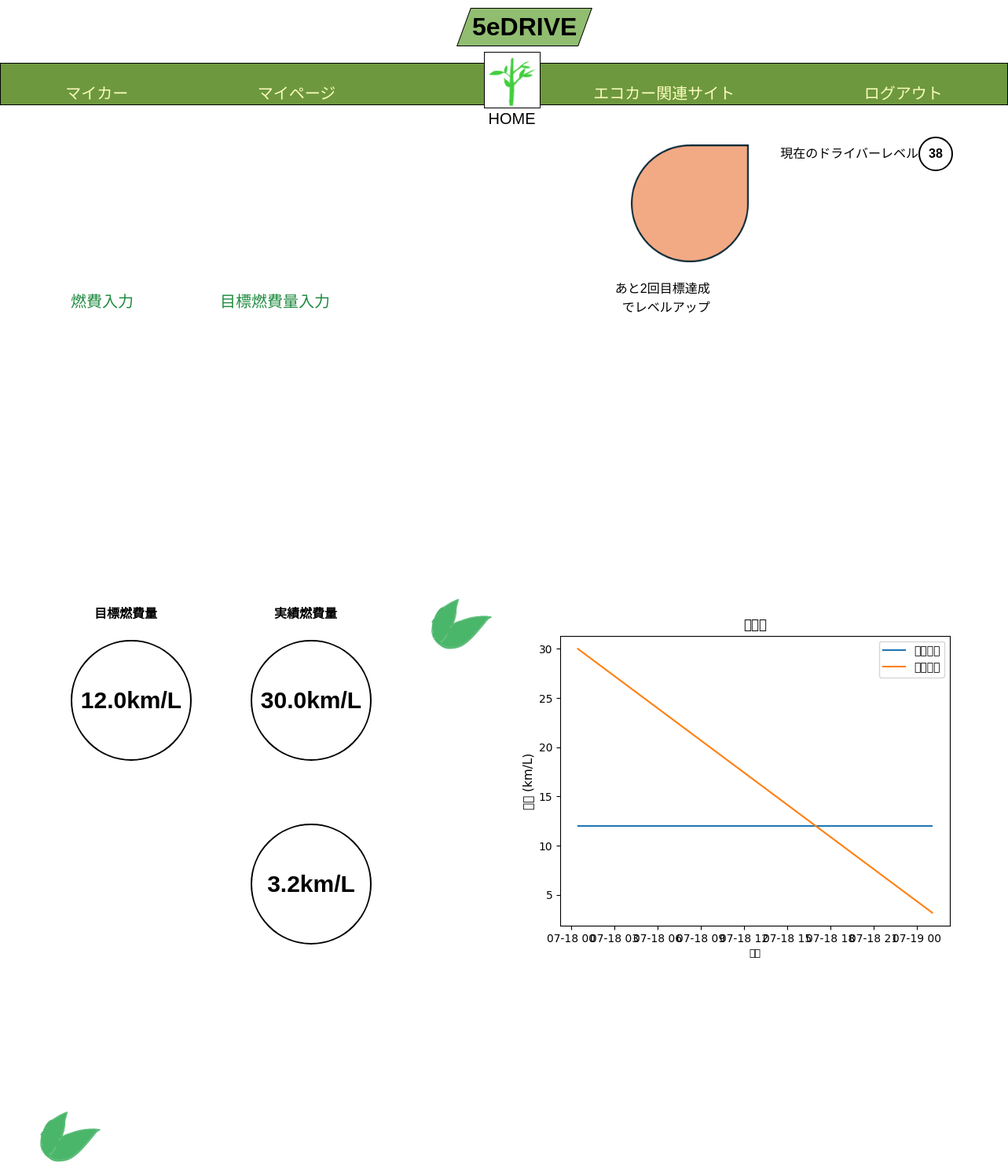
/Edrive/home/ (signed in), run on the app's committed database.
### Edrive/models.py (models this page shows, shortened)
class BaseModel(models.Model):
    created_at = models.DateTimeField(auto_now_add=True)
    updated_at = models.DateTimeField(auto_now=True)
    class Meta:
        abstract = True

class User(AbstractBaseUser, PermissionsMixin, BaseModel):
    name = models.CharField(max_length=1000, default='default_name')
    user_name = models.CharField(max_length=50)
    password = models.CharField(max_length=200)
    licence_expiry_on = models.DateField(null=True)
    driver_level = models.IntegerField(default=1)
    target_achievement_count = models.IntegerField(default=0)
    email = models.EmailField(max_length=255, unique=True)
    is_active = models.BooleanField(default=True)
    is_staff = models.BooleanField(default=False)
    groups = models.ManyToManyField(
        'auth.Group',
        related_name='edrive_user_set',  # 追加
        blank=True,
        help_text='The groups this user belongs to.',
        verbose_name='groups'
    )
    user_permissions = models.ManyToManyField(
        'auth.Permission',
        related_name='edrive_user_set',  # 追加
        blank=True,
        help_text='Specific permissions for this user.',
        verbose_name='user permissions'
    )
    USERNAME_FIELD = 'email'
    REQUIRED_FIELDS = ['user_name']
    objects = UserManager()

class MyCar(BaseModel):
    name = models.CharField(max_length=1000, default='default_name')
    user = models.ForeignKey(User, related_name='mycars', on_delete=models.CASCADE)
    car_model = models.ForeignKey(CarModel, on_delete=models.CASCADE,null=True)
    purchase_on = models.DateField(null=True)
    next_oil_change_on = models.DateField(null=True)
    next_inspection_on = models.DateField(null=True)
    target_fuel_efficiency = models.FloatField(null=True, blank=True)
    class Meta:
        db_table = 'my_cars'

class FuelRecord(BaseModel):
    my_car = models.ForeignKey(MyCar, on_delete=models.CASCADE, default=1)
    distance = models.FloatField(verbose_name="走行距離 (km)")
    fuel_amount = models.FloatField(verbose_name="給油量 (L)")
    fuel_efficiency = models.FloatField(verbose_name="燃費 (km/L)", blank=True, null=True, editable=False)
    class Meta:
        db_table = 'fuel_records'

### Edrive/views.py (the view)
# urls.py: path('home/',HomeView.as_view(), name = 'home'),
class HomeView(LoginRequiredMixin,View):
    template_name = 'home.html'
    def get(self, request, *args, **kwargs):
        user = request.user
        try:
            user_instance = Users.objects.get(email=user.email)
        except Users.DoesNotExist:
            user_instance = None
        if user_instance is None:
            return render(request, self.template_name)
        my_cars = MyCar.objects.filter(user=user_instance)if MyCar.objects.filter(user=user_instance).exists() else []
        fuel_records = FuelRecord.objects.filter(my_car__user=user_instance, fuel_efficiency__isnull=False).order_by('created_at') if FuelRecord.objects.filter(my_car__user=user_instance).exists() else []
        target_efficiency_data = []
        achieved_efficiency_data = []
        dates = []
        target_achievement_count = user_instance.target_achievement_count
        for record in fuel_records:
            if record.fuel_efficiency is not None and record.my_car.target_fuel_efficiency is not None:
              if record.fuel_efficiency >= record.my_car.target_fuel_efficiency:
                target_achievement_count += 1
        if target_achievement_count >= 5:
          user_instance.driver_level += 1
          user_instance.target_achievement_count = target_achievement_count - 5  # レベルアップした分を引く
        else:
             user_instance.target_achievement_count = target_achievement_count
        user_instance.save()
        for record in fuel_records:
            target_efficiency_data.append(record.my_car.target_fuel_efficiency)
            achieved_efficiency_data.append(record.fuel_efficiency)
            dates.append(record.created_at)
        car_group = {
            'AQUA': 'コンパクトカー', 'ROOMY': 'コンパクトカー', 'NOTE': 'コンパクトカー',
            'ALPHARD': 'ミニバン', 'FREED': 'ミニバン', 'SERENA': 'ミニバン',
            'RAIZE': 'SUV', 'VEZEL': 'SUV', 'X-TRAIL': 'SUV', 'Rocky': 'SUV',
            'N-BOX': '軽自動車', 'CANBUS': '軽自動車', 'Tanto': '軽自動車', 'DAYZ': '軽自動車'
        }
        hybrid_efficiency_data = {
            'AQUA': 27.5,
            'ALPHARD': 16.68,
            'RAIZE': 25.16,
            'FREED': 18.9,
            'VEZEL': 20.65,
            'Rocky': 27.0,
            'NOTE': 23.7,
            'SERENA': 17.3,
            'DAYZ': 16.76,
            'X-TRAIL': 15.18,
        }
        gasoline_efficiency_data = {
            'AQUA': 26.8,
            'ROOMY': 26.8,
            'ALPHARD': 17.4,
            'RAIZE': 27.0,
            'N-BOX': 27.8,
            'FREED': 24.5,
            'VEZEL': 24.8,
            'CANBUS': 27.9,
            'Tanto': 27.7,
            'Rocky': 27.0,
            'NOTE': 25.9,
            'SERENA': 21.1,
            'DAYZ': 28.1,
            'X-TRAIL': 21.5,
        }
        car_models = CarModel.objects.all()
        average_fuel_efficiency = {car_model.car_model_name: car_model.average_fuel_efficiency for car_model in car_models}
        font_family = 'IPAexGothic'
        plt.switch_backend('Agg')  # バックエンドを変更
        fig, ax = plt.subplots()
        ax.plot( dates,target_efficiency_data, label='目標燃費')
        ax.plot(dates, achieved_efficiency_data, label='実績燃費')
        registered_cars = MyCar.objects.filter(user=request.user)
        registered_groups = set(registered_cars.values_list('car_model__car_group', flat=True))
        for model, efficiency in hybrid_efficiency_data.items():
            car_model_group = car_group.get(model)
        if car_model_group and car_model_group in registered_groups:
            ax.axhline(y=efficiency, color='green', linestyle='--', label=f'ハイブリッド {model} 平均燃費')
        for model, efficiency in gasoline_efficiency_data.items():
           car_model_group = car_group.get(model)
        if car_model_group and car_model_group in registered_groups:
           ax.axhline(y=efficiency, color='blue', linestyle='--', label=f'ガソリン {model} 平均燃費')
        ax.set_xlabel('日付', family=font_family, fontsize=9)
        ax.set_ylabel('燃費 (km/L)', family=font_family, fontsize=11)
        ax.set_title('燃費量',family=font_family)
        ax.legend(prop={'family': font_family})
        buf = io.BytesIO()
        plt.savefig(buf, format='png')
        buf.seek(0)
        graph_url = base64.b64encode(buf.getvalue()).decode('utf-8')
        buf.close()
        context = {
            'user': user_instance,
            'my_cars': my_cars,
            'fuel_records': fuel_records,
            'target_achievement_count': target_achievement_count,
            'target_efficiency_data': target_efficiency_data,
            'achieved_efficiency_data': achieved_efficiency_data,
            'hybrid_efficiency_data': hybrid_efficiency_data,
            'gasoline_efficiency_data': gasoline_efficiency_data,
            'graph_url': graph_url,
        }
        return render(request, self.template_name, context)

### templates/home.html (shortened to what this page needs)
{% load static %}
<!DOCTYPE html>
<html lang="ja">
   <head>
      <link rel="stylesheet" href="{% static 'css/style.css' %}">
   </head>
   <body>
       <div class="parallelogram">
        <h1>5eDRIVE</h1>
        </div>
        <header class="header-container">
      <nav class="navbar navbar-expand-lg navbar-light bg-light">
        <a class="navbar-brand" href="{% url 'Edrive:my_car' user.pk %}">マイカー</a>
        <a class="navbar-brand" href="{% url 'Edrive:mypage' user.pk %}">マイページ</a>
        <div class="logo">
        <a href="{% url 'Edrive:home' %}" class="home-link">
             <img src = "{% get_media_prefix %}shinryoku.png"  alt = "ホーム">
             <p>HOME</p>
        </a>
        </div>
        <a class="navbar-brand" href="{% url 'Edrive:eco_car_site' %}">エコカー関連サイト</a>
        <a class="navbar-brand" href="{% url 'Edrive:logout' %}">ログアウト</a>
      </nav>
      </header>
    <div class="achievement-info">
    <div class="shape"><img src = "{% get_media_prefix %}driver.png"  alt = "しずく">
    <p class="achievement-text">あと{{ target_achievement_count }}回目標達成<br>でレベルアップ</p>
    </div>
    <p>現在のドライバーレベル<span class="current-level">{{ user.driver_level }}</span></p>
    </div>
    <div class="nav-links">
    <a class="navbar-brand" href="{% url 'Edrive:records' user.pk %}">燃費入力</a>
    <a class="navbar-brand" href="{% url 'Edrive:target_fuelefficiency' user.pk %}">目標燃費量入力</a>
    </div>
    <div class="achievement-container">
        <div class="target-achievement">
            <h4>目標燃費量</h4>
    {% for my_car in my_cars %}
       {% if my_car.target_fuel_efficiency %}
         <div class="value">{{ my_car.target_fuel_efficiency }}km/L</div>
         {% endif %}
    {% endfor %}
    </div>
        <div class="actual-achievement">
            <h4>実績燃費量</h4>
    {% for record in fuel_records %}
         {% if record.fuel_efficiency %}
          <div class="value">{{ record.fuel_efficiency|floatformat:1 }}km/L</div>
          {% endif %}
    {% endfor %}
   </div>
   <div class="you">
   <img src = "{% get_media_prefix %}you.png"  alt = "葉">
   </div>
   <div class="graph-container">
      <img alt="Fuel Efficiency Graph">
    </div>
   </div>
   <div class="you">
   <img src = "{% get_media_prefix %}you.png"  alt = "葉">
   </div>
</body>
</html>

### static/css/style.css (style rules this page uses)
body { font-family: Arial, sans-serif; margin: 0; padding: 0; }
.header-container { text-align: center; background-color: #6e983e; padding: 1px 0; margin-top: 80px; position: relative; border:1px solid black; height:auto; }
.header-container a.navbar-brand { color: #fafdbd; text-decoration: none; font-weight: 400; padding: 0.5px; justify-content: space-around; }
.logo img { width:70px; height: 70px; border: 1px solid black; }
.navbar-brand { font-size: 20px; color: #fafdbd; display: flex; margin: 0; }
h1 { display: flex; align-items: center; justify-content: center; margin: 20px 0; }
.navbar { display: flex; justify-content: space-around; align-items: center; padding: 0; margin: 10px 0 0 0; }
.logo .home-link { display: flex; flex-direction: column; align-items: center; position: absolute; text-decoration: none; margin: 0 10px; top: -15px; left: 50%; transform: translateX(-50%); width: 80px; height: 80px; }
.logo p { margin: 2px 0 100px 0; font-size: 20px; color: #000000; font-weight:400; }
.navbar-brand { display: flex; text-align: center; margin-top: 10px; }
.achievement-container { display: flex; text-align: center; margin: 20px 20px; gap:5px; }
.target-achievement, .actual-achievement { margin-bottom: 20px; }
.target-achievement h4, .actual-achievement h4 { margin-bottom: 50px; margin-left: 80px; text-align: left; }
.value { font-size: 30px; font-weight: bold; position: relative; display: inline-block; margin-top: 50px; margin-left: 50px; margin-bottom: 30px; line-height: 150px; width: 150px ; height: 150px ; border-radius: 50%; border: 2px solid black; transform: translateY(-50%); }
.nav-links { display: flex; justify-content:left; margin-top:5px; }
.nav-links .navbar-brand { padding: 10px 20px; color: #208b40; font-size: 20px; text-align: left; text-decoration: none; margin-bottom: 300px; display: block; border-radius: 5px; margin-left: 70px; margin-top: 0; }
.achievement-info { display: flex; flex-direction: row; justify-content: flex-end; margin-bottom: 20px; position: relative; }
.achievement-info p { margin-left: 40px; margin-right: 70px; margin-top: 40px; }
.current-level { display: inline-block; width: 20px; height:20px; padding: 10px 10px; border-radius: 50%; font-weight: bold; border: 2px solid black; text-align: center; line-height: 20px; }
.parallelogram { display: inline-block; transform: skew(-20deg); background-color: #91bd71; padding: 5px 10px; margin-top: 10px ; margin-bottom: 30px ; margin-right: 30px; border: 1px solid black; text-align: center; position: absolute; top: 0; left: 46%; }
.parallelogram h1 { margin: 0; transform: skew(20deg); text-align: center; }
.graph-container { margin-top: 5px; text-align: right; margin-bottom: 50px; flex: 1; }
.achievement-container { display: flex; justify-content: space-between; align-items: flex-start; margin-top: 20px; margin-bottom: 50px; padding: 20px; }
.target-achievement, .actual-achievement { flex: 1; margin-right: 20px; }
.you img { width:90px; height: 90px; margin-left: 40px; margin-top: 0; }
.shape img { width:150px; height: 150px; margin-top: 50px; }
.achievement-text { position: absolute; margin-top: 40%; margin-left: 71%; transform: translate(-50%, -50%); color: black; font-size: 16px; text-align: right; }

### data on the page
User: driver_level "38"
MyCar: target_fuel_efficiency "12.0"
FuelRecord: fuel_efficiency "30.0"
FuelRecord: fuel_efficiency "3.2"

### other printed values
{{ target_achievement_count }} "2"
